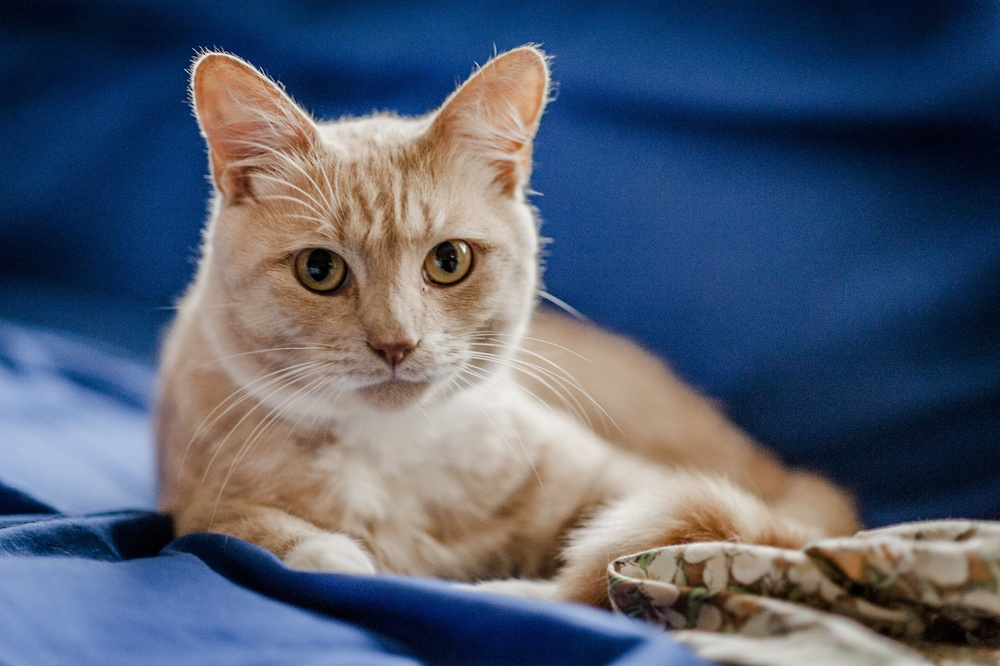
#> input picture 1. OpenCV PROJECTS/Cat Detection/cat.jpg, 1000 x 666 px, shrunk from 2000 x 1331 before the run
$ python main.py
#> lines starting #> are read from the running program, lines starting #| are printed output that depends on the picture
import cv2


image = cv2.imread('cat.jpg')
#> image is the input picture: shape (666, 1000, 3); mean B, G, R 112.2, 93.2, 83.4
gray = cv2.cvtColor(image, cv2.COLOR_BGR2GRAY)
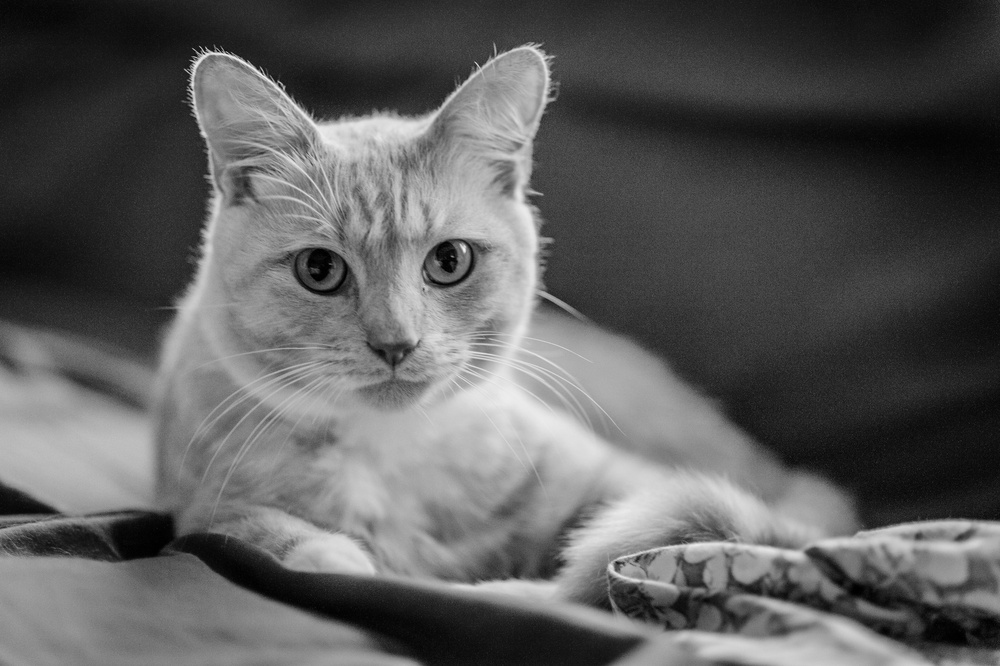
#> gray: shape (666, 1000); min 0, max 244, mean 92.4

detector = cv2.CascadeClassifier('haarcascade_frontalcatface.xml')
rects = detector.detectMultiScale(gray, scaleFactor=1.3, minNeighbors=10, minSize=(75, 75))
#> rects = ()

for (i, (x, y, w, h)) in enumerate(rects):
    cv2.rectangle(image, (x, y), (x + w, y + h), (0, 0, 255), 2)
    cv2.putText(image, "Cat #{}".format(i + 1), (x, y - 10), cv2.FONT_HERSHEY_SIMPLEX, 0.55, (0, 0, 255), 2)
#> this loop made 0 passes

cv2.imshow("Cat Faces", image)
cv2.waitKey(0)
